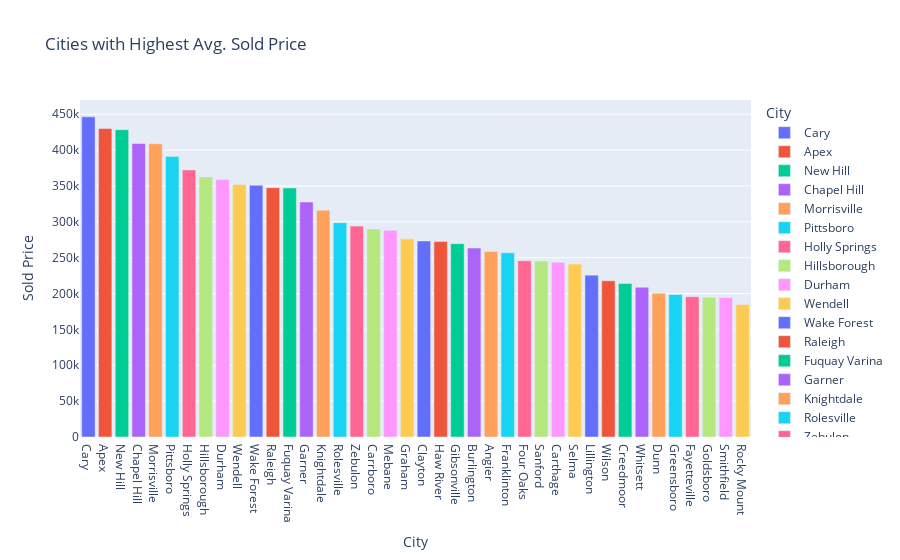

Here is the notebook cell this chart was saved with:
### Code cell
#Create a variable for the top 10 cities with the highest average sold price
top10 = th_df.groupby('City')['Sold Price'].mean().nlargest(373).reset_index()

#Plot the top 10 cities with the highest average sold price
fig = px.bar(top10, x='City', y='Sold Price',color='City', template='plotly',
             title='Cities with Highest Avg. Sold Price') 
fig.update_traces(textposition='outside')
fig.show()

### Figure 1 — Plotly figure (JSON) as saved in the notebook; plotly's stock layout.template omitted (floating-point values rounded to 4 significant figures)
{"data": [{"alignmentgroup": "True", "hovertemplate": "City=%{x}<br>Sold Price=%{y}<extra></extra>", "legendgroup": "Cary", "marker": {"color": "#636efa", "pattern": {"shape": ""}}, "name": "Cary", "offsetgroup": "Cary", "orientation": "v", "showlegend": true, "textposition": "outside", "type": "bar", "x": ["Cary"], "xaxis": "x", "y": [446300.0], "yaxis": "y"}, {"alignmentgroup": "True", "hovertemplate": "City=%{x}<br>Sold Price=%{y}<extra></extra>", "legendgroup": "Apex", "marker": {"color": "#EF553B", "pattern": {"shape": ""}}, "name": "Apex", "offsetgroup": "Apex", "orientation": "v", "showlegend": true, "textposition": "outside", "type": "bar", "x": ["Apex"], "xaxis": "x", "y": [430000.0], "yaxis": "y"}, {"alignmentgroup": "True", "hovertemplate": "City=%{x}<br>Sold Price=%{y}<extra></extra>", "legendgroup": "New Hill", "marker": {"color": "#00cc96", "pattern": {"shape": ""}}, "name": "New Hill", "offsetgroup": "New Hill", "orientation": "v", "showlegend": true, "textposition": "outside", "type": "bar", "x": ["New Hill"], "xaxis": "x", "y": [428400.0], "yaxis": "y"}, {"alignmentgroup": "True", "hovertemplate": "City=%{x}<br>Sold Price=%{y}<extra></extra>", "legendgroup": "Chapel Hill", "marker": {"color": "#ab63fa", "pattern": {"shape": ""}}, "name": "Chapel Hill", "offsetgroup": "Chapel Hill", "orientation": "v", "showlegend": true, "textposition": "outside", "type": "bar", "x": ["Chapel Hill"], "xaxis": "x", "y": [409200.0], "yaxis": "y"}, {"alignmentgroup": "True", "hovertemplate": "City=%{x}<br>Sold Price=%{y}<extra></extra>", "legendgroup": "Morrisville", "marker": {"color": "#FFA15A", "pattern": {"shape": ""}}, "name": "Morrisville", "offsetgroup": "Morrisville", "orientation": "v", "showlegend": true, "textposition": "outside", "type": "bar", "x": ["Morrisville"], "xaxis": "x", "y": [408800.0], "yaxis": "y"}, {"alignmentgroup": "True", "hovertemplate": "City=%{x}<br>Sold Price=%{y}<extra></extra>", "legendgroup": "Pittsboro", "marker": {"color": "#19d3f3", "pattern": {"shape": ""}}, "name": "Pittsboro", "offsetgroup": "Pittsboro", "orientation": "v", "showlegend": true, "textposition": "outside", "type": "bar", "x": ["Pittsboro"], "xaxis": "x", "y": [391200.0], "yaxis": "y"}, {"alignmentgroup": "True", "hovertemplate": "City=%{x}<br>Sold Price=%{y}<extra></extra>", "legendgroup": "Holly Springs", "marker": {"color": "#FF6692", "pattern": {"shape": ""}}, "name": "Holly Springs", "offsetgroup": "Holly Springs", "orientation": "v", "showlegend": true, "textposition": "outside", "type": "bar", "x": ["Holly Springs"], "xaxis": "x", "y": [372300.0], "yaxis": "y"}, {"alignmentgroup": "True", "hovertemplate": "City=%{x}<br>Sold Price=%{y}<extra></extra>", "legendgroup": "Hillsborough", "marker": {"color": "#B6E880", "pattern": {"shape": ""}}, "name": "Hillsborough", "offsetgroup": "Hillsborough", "orientation": "v", "showlegend": true, "textposition": "outside", "type": "bar", "x": ["Hillsborough"], "xaxis": "x", "y": [362500.0], "yaxis": "y"}, {"alignmentgroup": "True", "hovertemplate": "City=%{x}<br>Sold Price=%{y}<extra></extra>", "legendgroup": "Durham", "marker": {"color": "#FF97FF", "pattern": {"shape": ""}}, "name": "Durham", "offsetgroup": "Durham", "orientation": "v", "showlegend": true, "textposition": "outside", "type": "bar", "x": ["Durham"], "xaxis": "x", "y": [358900.0], "yaxis": "y"}, {"alignmentgroup": "True", "hovertemplate": "City=%{x}<br>Sold Price=%{y}<extra></extra>", "legendgroup": "Wendell", "marker": {"color": "#FECB52", "pattern": {"shape": ""}}, "name": "Wendell", "offsetgroup": "Wendell", "orientation": "v", "showlegend": true, "textposition": "outside", "type": "bar", "x": ["Wendell"], "xaxis": "x", "y": [352000.0], "yaxis": "y"}, {"alignmentgroup": "True", "hovertemplate": "City=%{x}<br>Sold Price=%{y}<extra></extra>", "legendgroup": "Wake Forest", "marker": {"color": "#636efa", "pattern": {"shape": ""}}, "name": "Wake Forest", "offsetgroup": "Wake Forest", "orientation": "v", "showlegend": true, "textposition": "outside", "type": "bar", "x": ["Wake Forest"], "xaxis": "x", "y": [350900.0], "yaxis": "y"}, {"alignmentgroup": "True", "hovertemplate": "City=%{x}<br>Sold Price=%{y}<extra></extra>", "legendgroup": "Raleigh", "marker": {"color": "#EF553B", "pattern": {"shape": ""}}, "name": "Raleigh", "offsetgroup": "Raleigh", "orientation": "v", "showlegend": true, "textposition": "outside", "type": "bar", "x": ["Raleigh"], "xaxis": "x", "y": [347600.0], "yaxis": "y"}, {"alignmentgroup": "True", "hovertemplate": "City=%{x}<br>Sold Price=%{y}<extra></extra>", "legendgroup": "Fuquay Varina", "marker": {"color": "#00cc96", "pattern": {"shape": ""}}, "name": "Fuquay Varina", "offsetgroup": "Fuquay Varina", "orientation": "v", "showlegend": true, "textposition": "outside", "type": "bar", "x": ["Fuquay Varina"], "xaxis": "x", "y": [347200.0], "yaxis": "y"}, {"alignmentgroup": "True", "hovertemplate": "City=%{x}<br>Sold Price=%{y}<extra></extra>", "legendgroup": "Garner", "marker": {"color": "#ab63fa", "pattern": {"shape": ""}}, "name": "Garner", "offsetgroup": "Garner", "orientation": "v", "showlegend": true, "textposition": "outside", "type": "bar", "x": ["Garner"], "xaxis": "x", "y": [327600.0], "yaxis": "y"}, {"alignmentgroup": "True", "hovertemplate": "City=%{x}<br>Sold Price=%{y}<extra></extra>", "legendgroup": "Knightdale", "marker": {"color": "#FFA15A", "pattern": {"shape": ""}}, "name": "Knightdale", "offsetgroup": "Knightdale", "orientation": "v", "showlegend": true, "textposition": "outside", "type": "bar", "x": ["Knightdale"], "xaxis": "x", "y": [316000.0], "yaxis": "y"}, {"alignmentgroup": "True", "hovertemplate": "City=%{x}<br>Sold Price=%{y}<extra></extra>", "legendgroup": "Rolesville", "marker": {"color": "#19d3f3", "pattern": {"shape": ""}}, "name": "Rolesville", "offsetgroup": "Rolesville", "orientation": "v", "showlegend": true, "textposition": "outside", "type": "bar", "x": ["Rolesville"], "xaxis": "x", "y": [298800.0], "yaxis": "y"}, {"alignmentgroup": "True", "hovertemplate": "City=%{x}<br>Sold Price=%{y}<extra></extra>", "legendgroup": "Zebulon", "marker": {"color": "#FF6692", "pattern": {"shape": ""}}, "name": "Zebulon", "offsetgroup": "Zebulon", "orientation": "v", "showlegend": true, "textposition": "outside", "type": "bar", "x": ["Zebulon"], "xaxis": "x", "y": [294000.0], "yaxis": "y"}, {"alignmentgroup": "True", "hovertemplate": "City=%{x}<br>Sold Price=%{y}<extra></extra>", "legendgroup": "Carrboro", "marker": {"color": "#B6E880", "pattern": {"shape": ""}}, "name": "Carrboro", "offsetgroup": "Carrboro", "orientation": "v", "showlegend": true, "textposition": "outside", "type": "bar", "x": ["Carrboro"], "xaxis": "x", "y": [290100.0], "yaxis": "y"}, {"alignmentgroup": "True", "hovertemplate": "City=%{x}<br>Sold Price=%{y}<extra></extra>", "legendgroup": "Mebane", "marker": {"color": "#FF97FF", "pattern": {"shape": ""}}, "name": "Mebane", "offsetgroup": "Mebane", "orientation": "v", "showlegend": true, "textposition": "outside", "type": "bar", "x": ["Mebane"], "xaxis": "x", "y": [288200.0], "yaxis": "y"}, {"alignmentgroup": "True", "hovertemplate": "City=%{x}<br>Sold Price=%{y}<extra></extra>", "legendgroup": "Graham", "marker": {"color": "#FECB52", "pattern": {"shape": ""}}, "name": "Graham", "offsetgroup": "Graham", "orientation": "v", "showlegend": true, "textposition": "outside", "type": "bar", "x": ["Graham"], "xaxis": "x", "y": [276200.0], "yaxis": "y"}, {"alignmentgroup": "True", "hovertemplate": "City=%{x}<br>Sold Price=%{y}<extra></extra>", "legendgroup": "Clayton", "marker": {"color": "#636efa", "pattern": {"shape": ""}}, "name": "Clayton", "offsetgroup": "Clayton", "orientation": "v", "showlegend": true, "textposition": "outside", "type": "bar", "x": ["Clayton"], "xaxis": "x", "y": [273300.0], "yaxis": "y"}, {"alignmentgroup": "True", "hovertemplate": "City=%{x}<br>Sold Price=%{y}<extra></extra>", "legendgroup": "Haw River", "marker": {"color": "#EF553B", "pattern": {"shape": ""}}, "name": "Haw River", "offsetgroup": "Haw River", "orientation": "v", "showlegend": true, "textposition": "outside", "type": "bar", "x": ["Haw River"], "xaxis": "x", "y": [272500.0], "yaxis": "y"}, {"alignmentgroup": "True", "hovertemplate": "City=%{x}<br>Sold Price=%{y}<extra></extra>", "legendgroup": "Gibsonville", "marker": {"color": "#00cc96", "pattern": {"shape": ""}}, "name": "Gibsonville", "offsetgroup": "Gibsonville", "orientation": "v", "showlegend": true, "textposition": "outside", "type": "bar", "x": ["Gibsonville"], "xaxis": "x", "y": [269600.0], "yaxis": "y"}, {"alignmentgroup": "True", "hovertemplate": "City=%{x}<br>Sold Price=%{y}<extra></extra>", "legendgroup": "Burlington", "marker": {"color": "#ab63fa", "pattern": {"shape": ""}}, "name": "Burlington", "offsetgroup": "Burlington", "orientation": "v", "showlegend": true, "textposition": "outside", "type": "bar", "x": ["Burlington"], "xaxis": "x", "y": [263300.0], "yaxis": "y"}, {"alignmentgroup": "True", "hovertemplate": "City=%{x}<br>Sold Price=%{y}<extra></extra>", "legendgroup": "Angier", "marker": {"color": "#FFA15A", "pattern": {"shape": ""}}, "name": "Angier", "offsetgroup": "Angier", "orientation": "v", "showlegend": true, "textposition": "outside", "type": "bar", "x": ["Angier"], "xaxis": "x", "y": [258600.0], "yaxis": "y"}, {"alignmentgroup": "True", "hovertemplate": "City=%{x}<br>Sold Price=%{y}<extra></extra>", "legendgroup": "Franklinton", "marker": {"color": "#19d3f3", "pattern": {"shape": ""}}, "name": "Franklinton", "offsetgroup": "Franklinton", "orientation": "v", "showlegend": true, "textposition": "outside", "type": "bar", "x": ["Franklinton"], "xaxis": "x", "y": [256800.0], "yaxis": "y"}, {"alignmentgroup": "True", "hovertemplate": "City=%{x}<br>Sold Price=%{y}<extra></extra>", "legendgroup": "Four Oaks", "marker": {"color": "#FF6692", "pattern": {"shape": ""}}, "name": "Four Oaks", "offsetgroup": "Four Oaks", "orientation": "v", "showlegend": true, "textposition": "outside", "type": "bar", "x": ["Four Oaks"], "xaxis": "x", "y": [245700.0], "yaxis": "y"}, {"alignmentgroup": "True", "hovertemplate": "City=%{x}<br>Sold Price=%{y}<extra></extra>", "legendgroup": "Sanford", "marker": {"color": "#B6E880", "pattern": {"shape": ""}}, "name": "Sanford", "offsetgroup": "Sanford", "orientation": "v", "showlegend": true, "textposition": "outside", "type": "bar", "x": ["Sanford"], "xaxis": "x", "y": [245400.0], "yaxis": "y"}, {"alignmentgroup": "True", "hovertemplate": "City=%{x}<br>Sold Price=%{y}<extra></extra>", "legendgroup": "Carthage", "marker": {"color": "#FF97FF", "pattern": {"shape": ""}}, "name": "Carthage", "offsetgroup": "Carthage", "orientation": "v", "showlegend": true, "textposition": "outside", "type": "bar", "x": ["Carthage"], "xaxis": "x", "y": [243500.0], "yaxis": "y"}, {"alignmentgroup": "True", "hovertemplate": "City=%{x}<br>Sold Price=%{y}<extra></extra>", "legendgroup": "Selma", "marker": {"color": "#FECB52", "pattern": {"shape": ""}}, "name": "Selma", "offsetgroup": "Selma", "orientation": "v", "showlegend": true, "textposition": "outside", "type": "bar", "x": ["Selma"], "xaxis": "x", "y": [241000.0], "yaxis": "y"}, {"alignmentgroup": "True", "hovertemplate": "City=%{x}<br>Sold Price=%{y}<extra></extra>", "legendgroup": "Lillington", "marker": {"color": "#636efa", "pattern": {"shape": ""}}, "name": "Lillington", "offsetgroup": "Lillington", "orientation": "v", "showlegend": true, "textposition": "outside", "type": "bar", "x": ["Lillington"], "xaxis": "x", "y": [225660], "yaxis": "y"}, {"alignmentgroup": "True", "hovertemplate": "City=%{x}<br>Sold Price=%{y}<extra></extra>", "legendgroup": "Wilson", "marker": {"color": "#EF553B", "pattern": {"shape": ""}}, "name": "Wilson", "offsetgroup": "Wilson", "orientation": "v", "showlegend": true, "textposition": "outside", "type": "bar", "x": ["Wilson"], "xaxis": "x", "y": [217800.0], "yaxis": "y"}, {"alignmentgroup": "True", "hovertemplate": "City=%{x}<br>Sold Price=%{y}<extra></extra>", "legendgroup": "Creedmoor", "marker": {"color": "#00cc96", "pattern": {"shape": ""}}, "name": "Creedmoor", "offsetgroup": "Creedmoor", "orientation": "v", "showlegend": true, "textposition": "outside", "type": "bar", "x": ["Creedmoor"], "xaxis": "x", "y": [214000.0], "yaxis": "y"}, {"alignmentgroup": "True", "hovertemplate": "City=%{x}<br>Sold Price=%{y}<extra></extra>", "legendgroup": "Whitsett", "marker": {"color": "#ab63fa", "pattern": {"shape": ""}}, "name": "Whitsett", "offsetgroup": "Whitsett", "orientation": "v", "showlegend": true, "textposition": "outside", "type": "bar", "x": ["Whitsett"], "xaxis": "x", "y": [208800.0], "yaxis": "y"}, {"alignmentgroup": "True", "hovertemplate": "City=%{x}<br>Sold Price=%{y}<extra></extra>", "legendgroup": "Dunn", "marker": {"color": "#FFA15A", "pattern": {"shape": ""}}, "name": "Dunn", "offsetgroup": "Dunn", "orientation": "v", "showlegend": true, "textposition": "outside", "type": "bar", "x": ["Dunn"], "xaxis": "x", "y": [200300.0], "yaxis": "y"}, {"alignmentgroup": "True", "hovertemplate": "City=%{x}<br>Sold Price=%{y}<extra></extra>", "legendgroup": "Greensboro", "marker": {"color": "#19d3f3", "pattern": {"shape": ""}}, "name": "Greensboro", "offsetgroup": "Greensboro", "orientation": "v", "showlegend": true, "textposition": "outside", "type": "bar", "x": ["Greensboro"], "xaxis": "x", "y": [198700.0], "yaxis": "y"}, {"alignmentgroup": "True", "hovertemplate": "City=%{x}<br>Sold Price=%{y}<extra></extra>", "legendgroup": "Fayetteville", "marker": {"color": "#FF6692", "pattern": {"shape": ""}}, "name": "Fayetteville", "offsetgroup": "Fayetteville", "orientation": "v", "showlegend": true, "textposition": "outside", "type": "bar", "x": ["Fayetteville"], "xaxis": "x", "y": [195600.0], "yaxis": "y"}, {"alignmentgroup": "True", "hovertemplate": "City=%{x}<br>Sold Price=%{y}<extra></extra>", "legendgroup": "Goldsboro", "marker": {"color": "#B6E880", "pattern": {"shape": ""}}, "name": "Goldsboro", "offsetgroup": "Goldsboro", "orientation": "v", "showlegend": true, "textposition": "outside", "type": "bar", "x": ["Goldsboro"], "xaxis": "x", "y": [194700.0], "yaxis": "y"}, {"alignmentgroup": "True", "hovertemplate": "City=%{x}<br>Sold Price=%{y}<extra></extra>", "legendgroup": "Smithfield", "marker": {"color": "#FF97FF", "pattern": {"shape": ""}}, "name": "Smithfield", "offsetgroup": "Smithfield", "orientation": "v", "showlegend": true, "textposition": "outside", "type": "bar", "x": ["Smithfield"], "xaxis": "x", "y": [194600.0], "yaxis": "y"}, {"alignmentgroup": "True", "hovertemplate": "City=%{x}<br>Sold Price=%{y}<extra></extra>", "legendgroup": "Rocky Mount", "marker": {"color": "#FECB52", "pattern": {"shape": ""}}, "name": "Rocky Mount", "offsetgroup": "Rocky Mount", "orientation": "v", "showlegend": true, "textposition": "outside", "type": "bar", "x": ["Rocky Mount"], "xaxis": "x", "y": [184600.0], "yaxis": "y"}], "layout": {"barmode": "relative", "legend": {"title": {"text": "City"}, "tracegroupgap": 0}, "title": {"text": "Cities with Highest Avg. Sold Price"}, "xaxis": {"anchor": "y", "categoryarray": ["Cary", "Apex", "New Hill", "Chapel Hill", "Morrisville", "Pittsboro", "Holly Springs", "Hillsborough", "Durham", "Wendell", "Wake Forest", "Raleigh", "Fuquay Varina", "Garner", "Knightdale", "Rolesville", "Zebulon", "Carrboro", "Mebane", "Graham", "Clayton", "Haw River", "Gibsonville", "Burlington", "Angier", "Franklinton", "Four Oaks", "Sanford", "Carthage", "Selma", "Lillington", "Wilson", "Creedmoor", "Whitsett", "Dunn", "Greensboro", "Fayetteville", "Goldsboro", "Smithfield", "Rocky Mount"], "categoryorder": "array", "domain": [0, 1], "title": {"text": "City"}}, "yaxis": {"anchor": "x", "domain": [0, 1], "title": {"text": "Sold Price"}}}}
